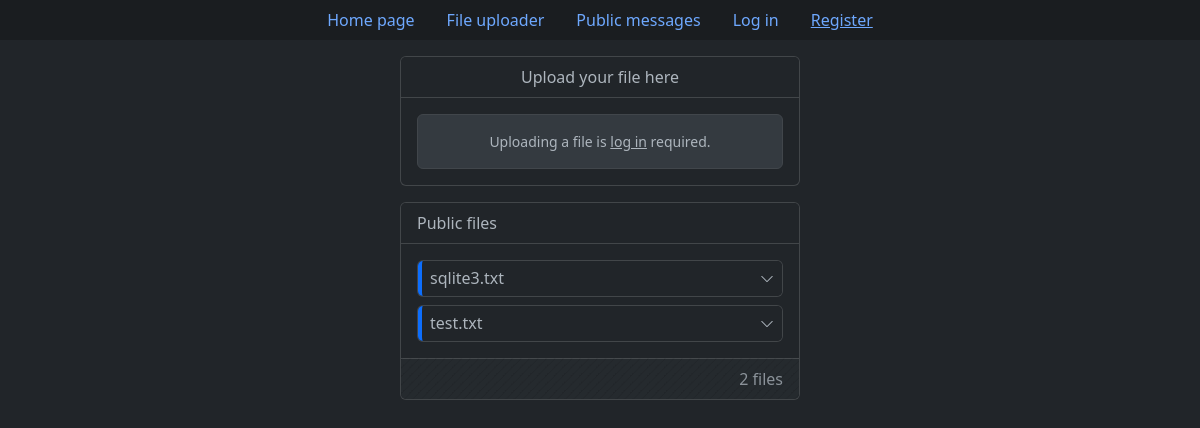
/upload_file, run on an earlier commit of the app's database.
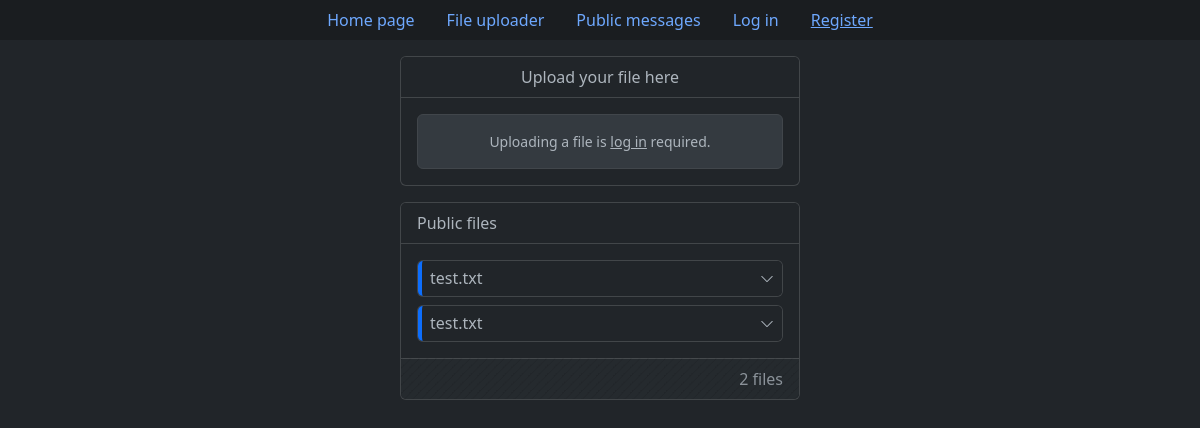
And on a later commit of the database.
### tables this page shows
CREATE TABLE "files" (
    "id" integer,
    "original_file_name" text NOT NULL,
    "unique_file_name" text NOT NULL,
    "size_in_bytes" integer NOT NULL,
    "owner_id" text NOT NULL,
    "privacy" text NOT NULL,
    "upload_date" text NOT NULL,
    "expires" text NOT NULL,
    "description" text,
    FOREIGN KEY("owner_id") REFERENCES "users"("id") ON DELETE CASCADE ON UPDATE CASCADE,
    PRIMARY KEY("ID" AUTOINCREMENT)
);

### app.py (the view, shortened to what this page needs)
@app.route("/upload_file", methods=["GET", "POST"])
def upload_file():
    if request.method == "GET":
        db = get_db()
        cur = db.cursor()
        public_files = cur.execute("""
            SELECT f.id, original_file_name, unique_file_name, size_in_bytes,
                   owner_id, privacy, strftime("%d.%m.%Y %H:%M", upload_date) upload_date,
                   strftime("%d.%m.%Y %H:%M", expires) expires, description, username
            FROM files f
            LEFT JOIN users u ON f.owner_id = u.id
            WHERE privacy = 'Public'
            ORDER BY datetime(upload_date) DESC
        """).fetchall()
        user_files = None
        return render_template("pages/upload_file.html", user_files=user_files, public_files=public_files)

### app.py (called while the page is built)
def connect_db():
    con = sqlite3.connect(app.config["DB_PATH"])
    con.row_factory = sqlite3.Row
    return con

def get_db():
    if not hasattr(g, "db"):
        g.db = connect_db()
    return g.db

@app.teardown_request
def teardown_db(error):
    if hasattr(g, "db"):
        g.db.close()

### templates/pages/upload_file.html (shortened to what this page needs)
{% extends 'base.html' %}
{% if not validations %}
    {% set file_validation = "" %}
    {% set accessibility_validation = "" %}
    {% set expiration_validation = "" %}
    {% set description_validation = "" %}
    {% set file_feedback = "" %}
    {% set accessibility_feedback = "" %}
    {% set expiration_feedback = "" %}
    {% set description_feedback = "" %}
{% else %}
    {% set file_validation = "is-invalid" if not validations["file"]["check"] else "" %}
    {% set accessibility_validation = "is-invalid" if not validations["accessibility"]["check"] else "" %}
    {% set expiration_validation = "is-invalid" if not validations["expiration"]["check"] else "" %}
    {% set description_validation = "is-invalid" if not validations["description"]["check"] else "" %}
    {% set file_feedback = validations["file"]["feedback"] %}
    {% set accessibility_feedback = validations["accessibility"]["feedback"] %}
    {% set expiration_feedback = validations["expiration"]["feedback"] %}
    {% set description_feedback = validations["description"]["feedback"] %}
{% endif %}
{% block content %}
	<div class="card col-md-4 offset-md-4 mb-3">
		<div class="card-header text-center bg-dark fs-6 mb-3">
			Upload your file here
		</div>
		{% if not current_user.is_authenticated %}
			<div class="card-body ps-3 pe-3 pt-0 pb-0">
				<div class="card card-body mb-3 bg-body-secondary border border-secondary-subtle text-center"
					 style="font-size: .875rem;">
					<p class="mb-0">
						Uploading a file is <a href="{{ url_for('log_in', next=url_for('upload_file')) }}"
												class="link-body"
												style="color: var(--bs-body-color);">log in</a> required.
					</p>
				</div>
			</div>
		{% endif %}
	</div>
	<div class="card col-md-4 offset-md-4 mb-3">
		<div class="card-header text-start bg-dark fs-6">
			Public files
		</div>
		<div id="public-files-container" class="card-body pb-0">
			{% if public_files %}
				{% for file in public_files %}
					{% set privacy_text_color = 'text-primary-emphasis' %}
					{% set privacy_border_color = 'border-primary' %}
					<div class="accordion accordion-dark-small">
						<div class="accordion-item mb-2">
							<h2 class="accordion-header">
								<button class="accordion-button collapsed shadow-none d-flex justify-content-between
										border-start border-4 {{ privacy_border_color }}"
										type="button" data-bs-toggle="collapse"
										data-bs-target="#collapsePublicFile{{ file['id'] }}" aria-expanded="true"
										aria-controls="collapsePublicFile{{ file['id'] }}">
									<span class="d-inline-block text-truncate py-2">
										{{ file['original_file_name'] }}
									</span>
								</button>
							</h2>
														{% set file_link = url_for('download_file', unique_file_name=file['unique_file_name'], _external=True) %}
						</div>
					</div>
				{% endfor %}
			{% else %}
				<div>
					<div class="card card-body text-center py-1 mb-2" style="font-size: .875rem;">
						Nothing yet here.
					</div>
				</div>
			{% endif %}
		</div>
		<div class="card-footer bg-stripes-body mt-2">
			<div class="row g-0 align-items-center">
				<div class="col-md-12 text-end text-body-secondary">
					<span>
						<span id="public-files-total">{{ public_files|length }}</span> files
					</span>
				</div>
			</div>
		</div>
	</div>
{% endblock %}

### templates/base.html (shortened to what this page needs)
<!DOCTYPE html>
<html lang="en" data-bs-theme="dark">
<head>
    <link href="https://cdn.jsdelivr.net/npm/bootstrap@5.3.0-alpha1/dist/css/bootstrap.min.css" rel="stylesheet">
    <link href="https://getbootstrap.com/docs/5.3/assets/css/docs.css" rel="stylesheet">
    <link rel="stylesheet" href="https://cdn.jsdelivr.net/npm/bootstrap-icons@1.10.3/font/bootstrap-icons.css">
    <link rel=stylesheet type=text/css href="{{ url_for('static', filename='css/style.css') }}">
</head>
<body>
    <ul class="nav nav-pills bg-dark-subtle justify-content-center mb-3">
        <li class="nav-item">
            <a class="nav-link" aria-current="page" href="{{ url_for('index') }}">Home page</a>
        </li>
        <li class="nav-item">
            <a class="nav-link" href="{{ url_for('upload_file') }}">File uploader</a>
        </li>
        <li class="nav-item">
            <a class="nav-link" href="{{ url_for('leave_message') }}">Public messages</a>
        </li>
        {% if current_user.is_authenticated %}
            <li class="nav-item">
                <a class="nav-link" style="--bs-nav-link-hover-color: var(--bs-danger-text); --bs-nav-link-color: rgba(var(--bs-danger-rgb));"  href="{{ url_for('log_out') }}">Log out</a>
            </li>
        {% else %}
            <li class="nav-item">
                <a class="nav-link" href="{{ url_for('log_in') }}">Log in</a>
            </li>
            <li class="nav-item">
                <a class="nav-link" style="text-decoration: underline;" href="{{ url_for('register') }}">Register</a>
            </li>
        {% endif %}
    </ul>
    {% block content %} {% endblock %}
</body>
</html>

### static/css/style.css (style rules this page uses)
.link-body { color: #adb5bd!important; }
.bg-stripes-body { background-image: linear-gradient(135deg, #212529 8.33%, #252a2e 8.33%, #252a2e 50%, #212529 50%, #212529 58.33%, #252a2e 58.33%, #252a2e 100%); background-size: 8.49px 8.49px; }
.accordion-dark-small { --bs-accordion-bg: var(--bs-body-bg); --bs-accordion-border-color: var(--bs-border-color-translucent); --bs-accordion-active-bg: var(--bs-tertiary-bg); --bs-accordion-active-color: var(--bs-body-color); --bs-accordion-btn-bg: var(--bs-body-bg); --bs-accordion-btn-icon-width: 0.875rem; --bs-accordion-btn-padding-x: 0.5rem; --bs-accordion-btn-padding-y: 0rem; }

What changed in the data, as far as the page shows it:
removed files: original_file_name "sqlite3.txt"
added files: original_file_name "test.txt"
